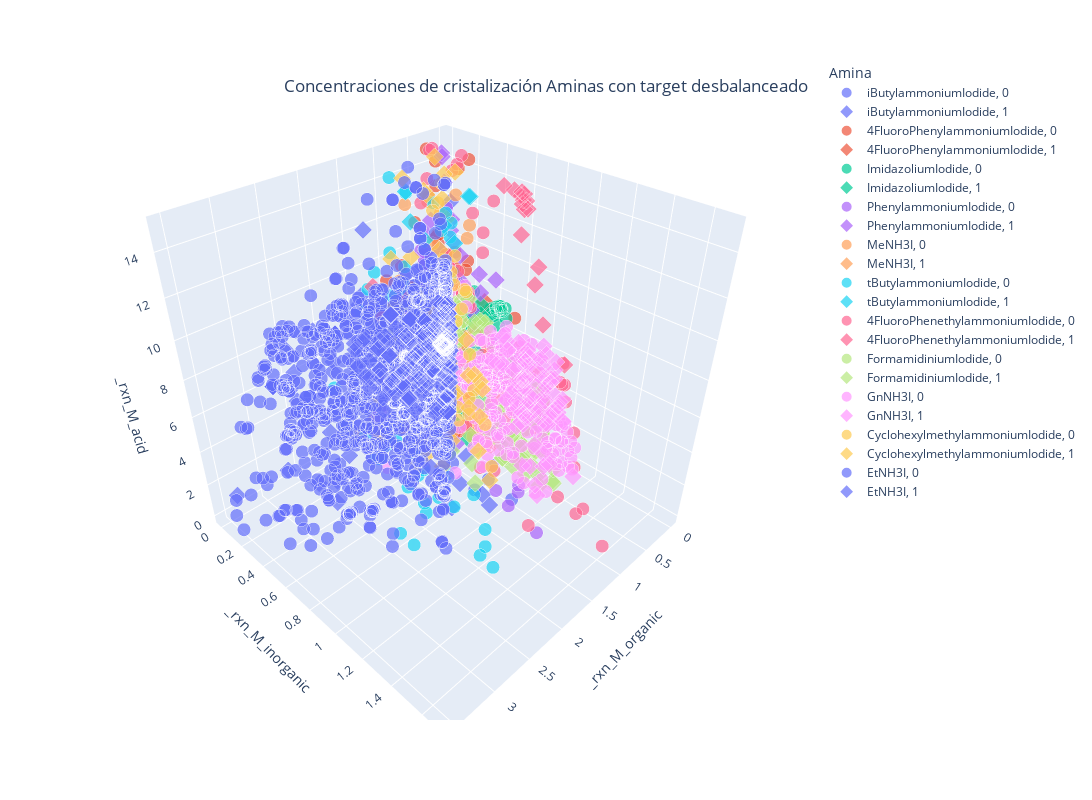

Write notebook code for a chart like this one.
### Code cell
scatter_selected_amines(crystal_imbalanced_amines, title = "Aminas con target desbalanceado")
